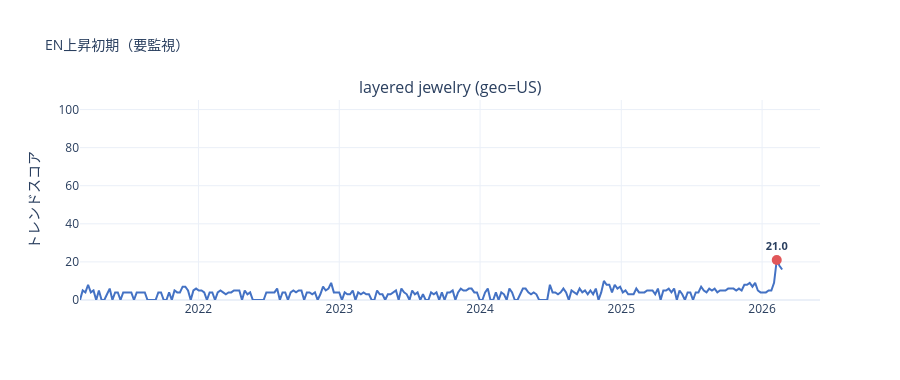

Here is the notebook cell this chart was saved with:
### Markdown cell above
### 要監視: EN上昇初期（データ期間末端での急騰）

2021_2026 データの末端（2026-02）で急騰。それ以前は横ばいだが、EN で今まさに上昇し始めているサインの可能性がある。
直近データ不足（mean_last52 < MIN_LAST52）に該当するキーワードは除外④で除外される。

### Code cell
plot_waves([
    ('layered jewelry (geo=US)', 'layered jewelry', 'items_en', '2021_2026'),
], 'EN上昇初期（要監視）', ncols=1)

### Figure 1 — Plotly figure (JSON) as saved in the notebook; plotly's stock layout.template omitted (floating-point values rounded to 4 significant figures; data arrays with more than 128 entries replaced by an {"elided": "..."} marker saying what was removed)
{"data": [{"line": {"color": "#4472C4", "width": 2}, "showlegend": false, "type": "scatter", "x": {"elided": "261 str values"}, "xaxis": "x", "y": {"elided": "261 float values"}, "yaxis": "y"}, {"marker": {"color": "#E15759", "size": 10}, "mode": "markers+text", "showlegend": false, "text": ["<b>21.0</b>"], "textfont": {"size": 11}, "textposition": "top center", "type": "scatter", "x": ["2026-02-08T00:00:00"], "xaxis": "x", "y": [21.0], "yaxis": "y"}], "layout": {"annotations": [{"font": {"size": 16}, "showarrow": false, "text": "layered jewelry (geo=US)", "x": 0.5, "xanchor": "center", "xref": "paper", "y": 1.0, "yanchor": "bottom", "yref": "paper"}], "height": 380, "title": {"font": {"size": 14}, "text": "EN上昇初期（要監視）"}, "xaxis": {"anchor": "y", "domain": [0.0, 1.0]}, "yaxis": {"anchor": "x", "domain": [0.0, 1.0], "range": [0, 105], "title": {"text": "トレンドスコア"}}}}
